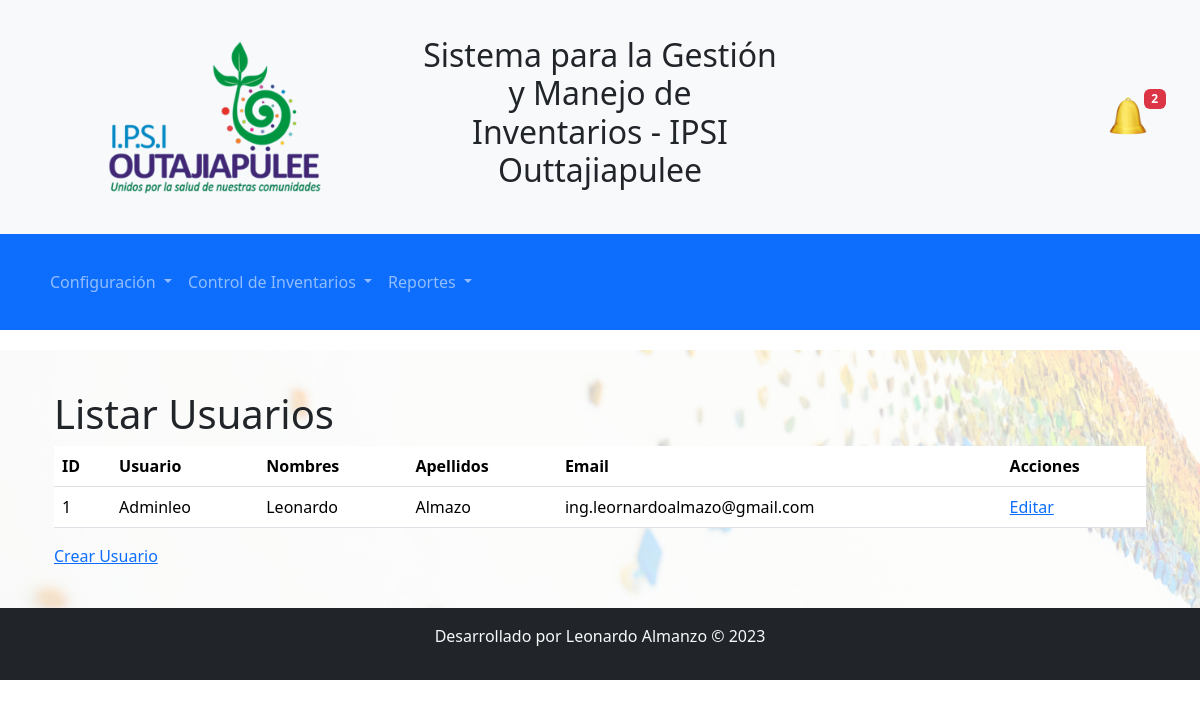
Page /accounts/configuracion/listar_usuarios/ on the committed database.
### sistema_registro/models.py (models this page shows)
class Usuario(AbstractUser):
    estado = models.BooleanField(default=True)

### sistema_registro/views.py (the view)
# urls.py: path('configuracion/listar_usuarios/', views.ListarUsuariosView.as_view(), name='listar_usuarios'),
class ListarUsuariosView(View):
    template_name = 'listar_usuarios.html'
    def get(self, request, *args, **kwargs):
        usuarios = Usuario.objects.all()
        return render(request, self.template_name, {'usuarios': usuarios})

### sistema_registro/templates/listar_usuarios.html (shortened to what this page needs)
{% extends 'base.html' %}
{% block content %}
<div class="container">
    <h1>Listar Usuarios</h1>
    {% if usuarios %}
        <table class="table">
            <thead>
                <tr>
                    <th>ID</th>
                    <th>Usuario</th>
                    <th>Nombres</th>
                    <th>Apellidos</th>
                    <th>Email</th>
                    <th>Acciones</th>
                </tr>
            </thead>
            <tbody>
                {% for usuario in usuarios %}
                    <tr>
                        <td>{{ usuario.id }}</td>
                        <td>{{ usuario.username }}</td>
                        <td>{{ usuario.first_name }}</td>
                        <td>{{ usuario.last_name }}</td>
                        <td>{{ usuario.email }}</td>
                        <td>
                            <a href="{% url 'editar_usuario' usuario.id %}">Editar</a>
                        </td>
                    </tr>
                {% endfor %}
            </tbody>
        </table>
    {% else %}
        <p>No hay usuarios registrados.</p>
    {% endif %}
    <a href="{% url 'crear_usuario' %}">Crear Usuario</a>
</div>
{% endblock %}

### static/css/styles.css (style rules this page uses)
body { font-family: 'Roboto', sans-serif; background-color: #f8f9fa; }
.container { max-width: 100%; margin: 0 auto; padding: 20px; }

### rows in the picture
Usuario: id "1", username "Adminleo", first_name "Leonardo", last_name "Almazo", email "ing.leornardoalmazo@gmail.com"
